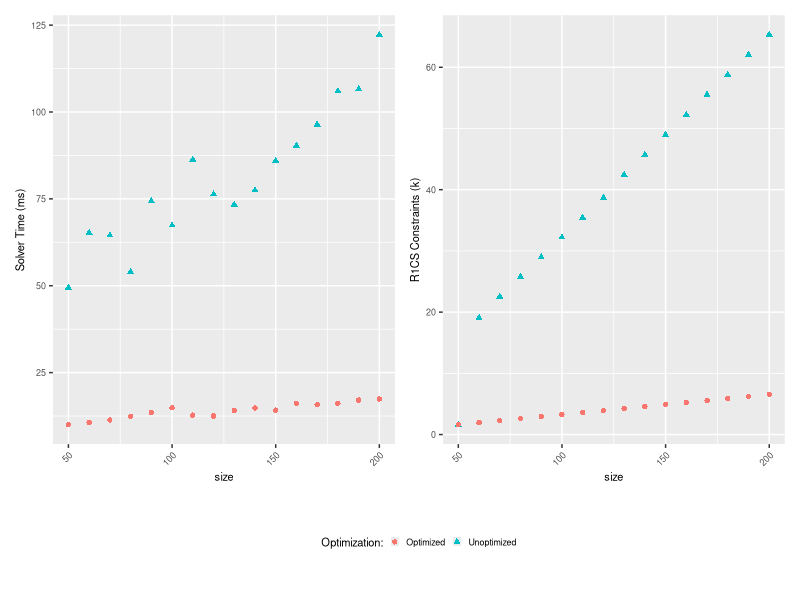
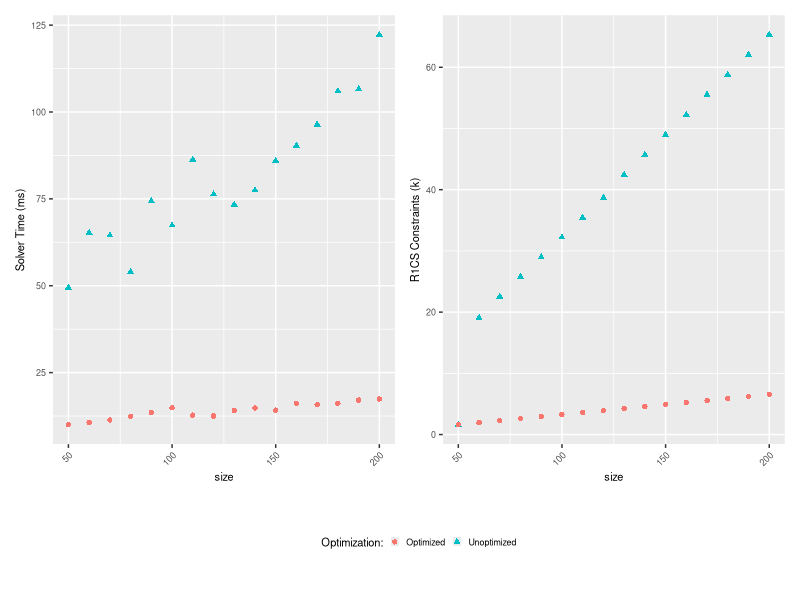

Source code (R) for these figures, in order:
library(tidyverse)
library(patchwork)

d <- read_csv("results.csv") %>% mutate(optimized = ifelse(optimized, "Optimized", "Unoptimized"))


t <-   theme(text = element_text(size=8),
                legend.key.size = unit(2,"mm"),
             legend.position = "bottom",
                axis.text.x = element_text(angle = 45, vjust = 1, hjust=1)
)

smt_plot <-
  ggplot(d) +
  geom_point(aes(x = size, y = 1000*z3_time, color = optimized, shape = optimized)) +
  labs(y = "Solver Time (ms)", shape = "Optimization:", color = "Optimization:") +
  t
ps_plot <-
  ggplot(d) +
  geom_point(aes(x = size, y = constraints/1000, color = optimized, shape=optimized)) +
  labs(y = "R1CS Constraints (k)", shape = "Optimization:", color = "Optimization:") +
  t
((smt_plot | ps_plot) / guide_area()) + plot_layout(heights = c(5,1),guides = 'collect')
ggsave("results.png", width = 3, height = 2, units = "in")
